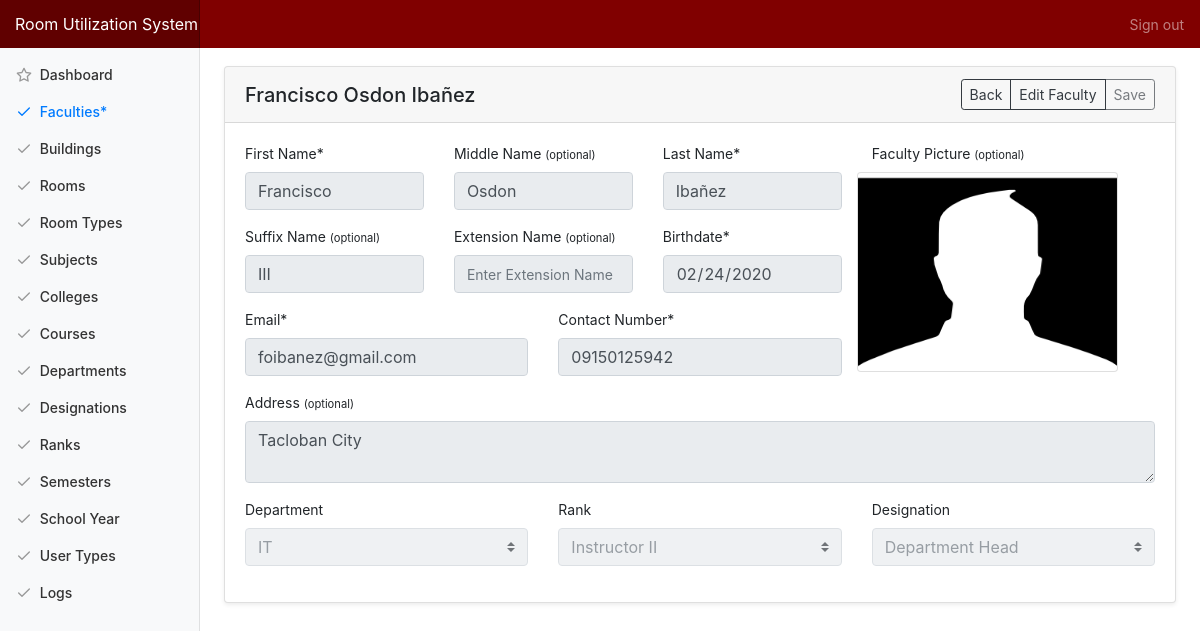
/admin/faculty_view/1, run on the app's committed database.
### tables this page shows
CREATE TABLE `tbl_faculty` (
  `faculty_id` int(10) NOT NULL,
  `identification` varchar(20) NOT NULL,
  `f_name` varchar(50) NOT NULL,
  `m_name` varchar(50) NOT NULL,
  `l_name` varchar(50) NOT NULL,
  `suffix_name` varchar(50) NOT NULL,
  `ext_name` varchar(50) NOT NULL,
  `contact_no` varchar(50) NOT NULL,
  `email` varchar(50) NOT NULL,
  `birth_date` varchar(50) NOT NULL,
  `address` varchar(50) NOT NULL,
  `image_src` varchar(255) NOT NULL DEFAULT 'avatar.png',
  `department_id` int(11) NOT NULL,
  `rank_id` int(11) NOT NULL,
  `designation_id` int(11) NOT NULL,
  `faculty_added` datetime NOT NULL DEFAULT current_timestamp(),
  `faculty_modified` datetime NOT NULL DEFAULT '0000-00-00 00:00:00' ON UPDATE current_timestamp()
);

### application/controllers/Admin.php (called while the page is built, shortened)
<?php
class Admin extends CI_Controller {
	public function faculty_view($id){
		$data['title'] = "Faculties";
		$data['faculty'] = $this->main_model->getFaculty($id);
		if($data['faculty']){
			$data['title2'] = $data['faculty'][0]['f_name'] . ' '. $data['faculty'][0]['m_name'] . ' ' . $data['faculty'][0]['l_name'];
			$data['departments'] = $this->main_model->getDepartments();
			$data['ranks'] = $this->main_model->getRanks();
			$data['designations'] = $this->main_model->getDesignations();
			$this->load->view('templates/header', $data);
			$this->load->view('admin/faculty_view');
			$this->load->view('templates/footer');
		} else {
			echo '404 Faculty not found';
		}
	}
}

### index.php (called while the page is built, shortened)
<?php
require_once BASEPATH.'core/CodeIgniter.php';

### application/models/Main_model.php (called while the page is built, shortened)
<?php defined('BASEPATH') OR exit('No direct script access allowed');
Class Main_model extends CI_Model{
	public function getFaculty($id){
		return $this->db->join('tbl_department', 'tbl_department.department_id=tbl_faculty.department_id')
										->join('tbl_rank', 'tbl_rank.rank_id=tbl_faculty.rank_id')
										->join('tbl_designation', 'tbl_designation.designation_id=tbl_faculty.designation_id')
										->where('tbl_faculty.faculty_id', $id)
										->get('tbl_faculty')->result_array();
	}
	public function getDesignations(){
		return $this->db->get('tbl_designation')->result_array();
	}
	public function getDepartments(){
		return $this->db->join('tbl_college', 'tbl_college.college_id = tbl_department.college_id')->get('tbl_department')->result_array();
	}
	public function getRanks(){
		return $this->db->get('tbl_rank')->result_array();
	}
}

### application/views/admin/faculty_view.php (the view, shortened to what this page needs)
<div class="container-fluid">
  <div class="row">
    <main role="main" class="col-md-9 ml-sm-auto col-lg-10 pt-4 px-4 mb-3">
      <div class="card shadow-sm">
			  <h5 class="card-header d-flex justify-content-between align-items-center">
          <?=$title2?>
          <div class="btn-group">
            <a href="<?=base_url('admin/faculty')?>" class="btn btn-outline-dark btn-sm">Back</a>
            <button class="btn btn-outline-dark btn-sm" id="btnEditFaculty" value="edit">Edit Faculty</button>
            <button class="btn btn-outline-dark btn-sm formEdit" form="frm_faculty_update" disabled>Save</button>
          </div>
        </h5>
			  <div class="card-body">
          <?=form_open('admin/updateFaculty', 'id="frm_faculty_update"');?>
          <div class="row">
            <div class="col-md-8">
              <div class="row">
                <div class="col-md-4">
                  <div class="form-group">
                    <label>First Name*</label>
                    <input type="text" class="form-control focus formEdit" placeholder="Enter First Name" name="f_name" required value="<?=$faculty[0]['f_name']?>">
                  </div>
                </div>
                <div class="col-md-4">
                  <div class="form-group">
                    <label>Middle Name <small>(optional)</small></label>
                    <input type="text" class="form-control formEdit" placeholder="Enter Middle Name" name="m_name" value="<?=$faculty[0]['m_name']?>">
                  </div>
                </div>
                <div class="col-md-4">
                  <div class="form-group">
                    <label>Last Name*</label>
                    <input type="text" class="form-control formEdit" placeholder="Enter Last Name" name="l_name" required value="<?=$faculty[0]['l_name']?>">
                  </div>
                </div>
              </div>
              <div class="row">
                <div class="col-md-4">
                  <div class="form-group">
                    <label>Suffix Name <small>(optional)</small></label>
                    <input type="text" class="form-control formEdit" placeholder="Enter Suffix Name" name="suffix_name" value="<?=$faculty[0]['suffix_name']?>">
                  </div>
                </div>
                <div class="col-md-4">
                  <div class="form-group">
                    <label>Extension Name <small>(optional)</small></label>
                    <input type="text" class="form-control formEdit" placeholder="Enter Extension Name" name="ext_name" value="<?=$faculty[0]['ext_name']?>">
                  </div>
                </div>
                <div class="col-md-4">
                  <div class="form-group">
                    <label>Birthdate*</label>
                    <input type="date" class="form-control formEdit" name="birth_date" required value="<?=$faculty[0]['birth_date']?>">
                  </div>
                </div>
              </div>
              <div class="row">
                <div class="col-md-6">
                  <div class="form-group">
                    <label>Email*</label>
                    <input type="text" class="form-control formEdit" placeholder="Enter Last Name" name="email" required value="<?=$faculty[0]['email']?>">
                  </div>
                </div>
                <div class="col-md-6">
                  <div class="form-group">
                    <label>Contact Number*</label>
                    <input type="text" class="form-control formEdit" placeholder="Enter Contact Number" name="contact_no" required value="<?=$faculty[0]['contact_no']?>">
                  </div>
                </div>
              </div>
            </div>
            <div class="col-md-4">
               <label>Faculty Picture <small>(optional)</small></label>
               <div class="row">
                 <div class="card profile col-md-10 p-0" style="height: 200px;">
                   <img src="<?=base_url('assets/img/users/'.$faculty[0]['image_src'])?>" height="100%" width="100%" class="" id="image_src">
                 </div>
                 <div class="col-md-1">
                 </div>
               </div>
            </div>
          </div>
          <div class="row">
            <div class="form-group col-md-12">
              <label>Address <small>(optional)</small></label>
              <textarea class="form-control formEdit" placeholder="Enter Faculty Address" name="address"><?=$faculty[0]['address']?></textarea>
            </div>
          </div>
          <div class="row">
            <div class="col-md-4">
              <div class="form-group">
                <label>Department</label>
                <select class="custom-select formEdit" name="department_id">
                  <?php foreach ($departments as $row) { ?>
                  <option value="<?=$row['department_id']?>" <?=($row['department_id']==$faculty[0]['department_id'])?'selected':'';?>><?=$row['department_name']?></option>
                  <?php } ?>
                </select>
              </div>
            </div>
            <div class="col-md-4">
              <div class="form-group">
                <label>Rank</label>
                <select class="custom-select formEdit" name="rank_id">
                  <?php foreach ($ranks as $row) { ?>
                  <option value="<?=$row['rank_id']?>" <?=($row['rank_id']==$faculty[0]['rank_id'])?'selected':'';?>><?=$row['rank_type']?></option>
                  <?php } ?>
                </select>
              </div>
            </div>
            <div class="col-md-4">
              <div class="form-group">
                <label>Designation</label>
                <select class="custom-select formEdit" name="designation_id">
                  <?php foreach ($designations as $row) { ?>
                  <option value="<?=$row['designation_id']?>" <?=($row['designation_id']==$faculty[0]['designation_id'])?'selected':'';?>><?=$row['designation_name']?></option>
                  <?php } ?>
                </select>
              </div>
            </div>
          </div>
          <?=form_close();?>
			  </div>
			</div>
   </main>
  </div>
</div>

### assets/css/dashboard.css (style rules this page uses)
body { font-size: .875rem; }
[role="main"] { padding-top: 133px; }
@media (min-width: 768px) { [role="main"] { padding-top: 48px; } }

### assets/css/floating-labels.css (style rules this page uses)
option { color: black; }

### assets/css/rus.css (style rules this page uses)
.profile { height: 82%; }
input::placeholder { font-size: 14px !important; }

### data on the page
tbl_faculty: f_name "Francisco", m_name "Osdon", l_name "Ibañez", suffix_name "III", birth_date "02/24/2020", email "foibanez@gmail.com", contact_no "09150125942", image_src (placeholder picture), address "Tacloban City"

### other printed values
$title2 "Francisco Osdon Ibañez"
form field department_id "IT"
form field rank_id "Instructor II"
form field designation_id "Department Head"
